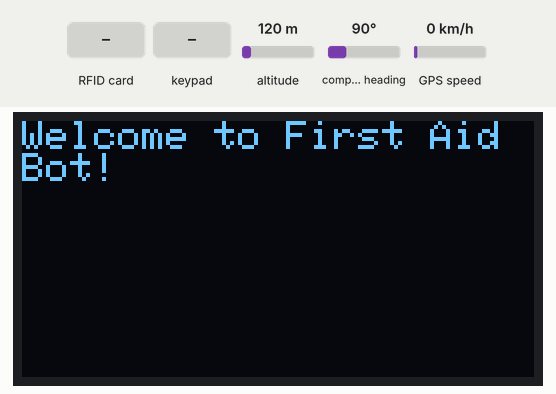
Bench run of a sketch on a simulated Arduino Uno, built with avr-gcc and run on an emulated ATmega328P. On the bench: 128×64 one-colour display. Inputs (shaded band) come from the test bench; at power-on: altitude 120 m, compass heading 90°, GPS speed 0 km/h. The display library's start-up logo is not drawn; the GPS gets a fix after 3 s at 37.7749, -122.4194 with 8 satellites; the audio player accepts every command and is not drawn; what the sketch prints to the serial monitor is not drawn.

Above: at 2.7 s.
At 4.3 s:
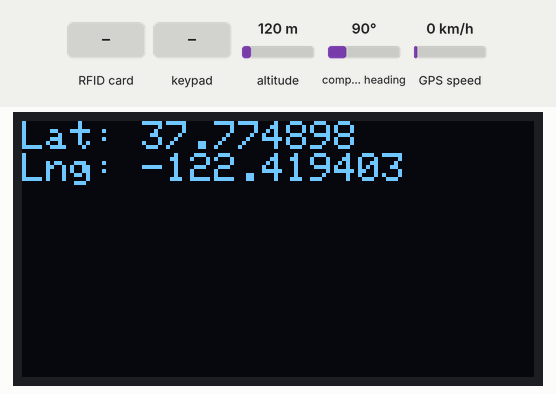
4.4 s: RFID card 5E 7A 19 C4 held to the reader
At 6.1 s:
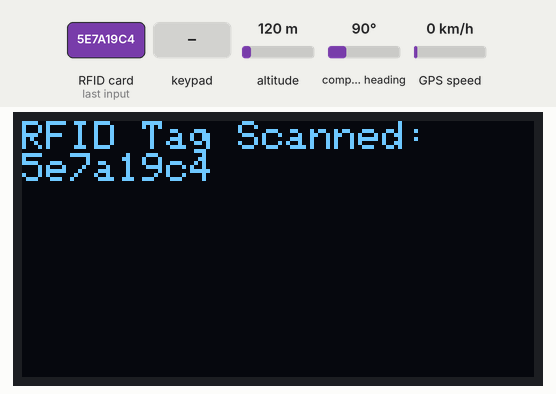
9.3 s: key '6' pressed
At 9.91 s:
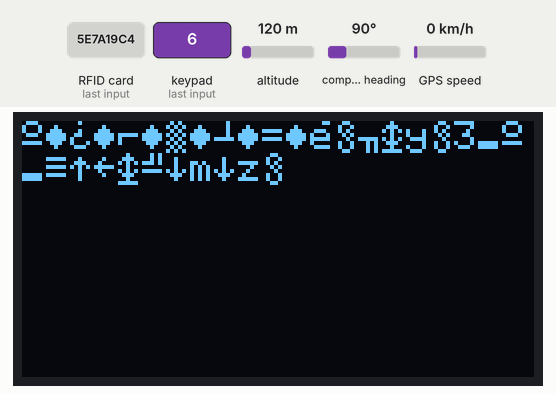
11.4 s: keypad keys 5 4 3 pressed 0.542 s apart
Timing chart, 0 to 14.4 s (numbered marks = the images above; inputs shaded):
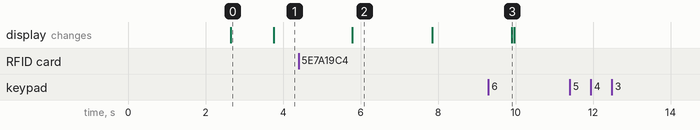

The sketch:

a.ino
```cpp
#include <Wire.h>
#include <Adafruit_GFX.h>
#include <Adafruit_SSD1306.h>
#include <Keypad.h>
#include <MFRC522.h>
#include <TinyGPS++.h>
#include <SoftwareSerial.h>
#include <DFRobotDFPlayerMini.h>

// OLED Display settings
#define SCREEN_WIDTH 128
#define SCREEN_HEIGHT 64
#define OLED_RESET    -1
#define SSD1306_I2C_ADDRESS 0x3C  // Set your I2C address here
Adafruit_SSD1306 display(SCREEN_WIDTH, SCREEN_HEIGHT, &Wire, OLED_RESET);

// RFID settings
#define RST_PIN 9
#define SS_PIN 10
MFRC522 mfrc522(SS_PIN, RST_PIN);

// Keypad settings
const byte ROW_NUM = 4;
const byte COLUMN_NUM = 3;
char keys[ROW_NUM][COLUMN_NUM] = {
  {'1', '2', '3'},
  {'4', '5', '6'},
  {'7', '8', '9'},
  {'*', '0', '#'}
};
byte pin_rows[ROW_NUM] = {9, 8, 7, 6};
byte pin_column[COLUMN_NUM] = {5, 4, 3};
Keypad keypad = Keypad(makeKeymap(keys), pin_rows, pin_column, ROW_NUM, COLUMN_NUM);

// GPS settings
TinyGPSPlus gps;
SoftwareSerial ss(4, 3); // RX, TX for GPS module

// DFPlayer Mini settings for Voice Assistant
SoftwareSerial mySoftwareSerial(11, 12);  // RX, TX for DFPlayer Mini
DFRobotDFPlayerMini myDFPlayer;

// Sample hospital data
const char hospitals[][30] PROGMEM = {
  "City Hospital - 3 km",
  "Green Health Clinic - 2 km",
  "Care Plus Medical Center - 5 km"
};

// First Aid Problem and Solution Database
const char problems[][50] PROGMEM = {
  "1. Bleeding: Apply pressure.",
  "2. Burn: Run under cold water.",
  "3. Choking: Heimlich maneuver."
};

const char solutions[][50] PROGMEM = {
  "Apply direct pressure to stop bleeding.",
  "Cool burn with water, don't apply ice.",
  "Perform Heimlich if airway is blocked."
};

void setup() {
  // Initialize serial communication
  Serial.begin(9600);

  // Initialize OLED display
  if (!display.begin(SSD1306_I2C_ADDRESS, OLED_RESET)) {
    Serial.println(F("SSD1306 allocation failed"));
    for (;;);
  }
  display.display();
  delay(2000);

  // Initialize RFID
  SPI.begin();
  mfrc522.PCD_Init();
  Serial.println(F("RFID scanner initialized."));

  // Initialize Keypad
  display.clearDisplay();
  display.setTextSize(1);
  display.setTextColor(SSD1306_WHITE);

  // Initialize GPS
  ss.begin(9600); // GPS baud rate

  // Initialize DFPlayer Mini
  mySoftwareSerial.begin(9600);
  if (!myDFPlayer.begin(mySoftwareSerial)) {
    Serial.println(F("DFPlayer Mini not found."));
    while (true);
  }
  myDFPlayer.volume(15); // Set volume (0 to 30)

  // Welcome Message on OLED and Voice Assistant
  display.clearDisplay();
  display.setCursor(0, 0);
  display.println(F("Welcome to First Aid Bot!"));
  display.display();

  // Voice prompt
  myDFPlayer.play(1); // Play the first audio file (pre-recorded on SD card)
}

void loop() {
  // Read keypad input
  char key = keypad.getKey();
  if (key) {
    handleKeyPress(key);
  }

  // GPS reading
  while (ss.available() > 0) {
    gps.encode(ss.read());
  }

  // If GPS has enough data, display location
  if (gps.location.isUpdated()) {
    displayLocation();
  }

  // RFID scanning
  if (mfrc522.PICC_IsNewCardPresent()) {
    if (mfrc522.PICC_ReadCardSerial()) {
      String rfidTag = getRFIDTag();
      displayRFIDInfo(rfidTag);
    }
  }
}

void handleKeyPress(char key) {
  display.clearDisplay();
  display.setCursor(0, 0);

  if (key >= '1' && key <= '9') {
    int index = key - '1';
    char problem[50];
    char solution[50];
    strcpy_P(problem, (char *)pgm_read_word(&(problems[index])));
    strcpy_P(solution, (char *)pgm_read_word(&(solutions[index])));
    display.println(problem);
    display.println(solution);
  }

  if (key == '1') {  // Show nearby hospitals on key press '1'
    display.clearDisplay();
    display.setCursor(0, 0);
    for (int i = 0; i < 3; i++) {
      char hospital[30];
      strcpy_P(hospital, (char *)pgm_read_word(&(hospitals[i])));
      display.println(hospital);
    }
    myDFPlayer.play(2); // Play the hospital information audio file
  }

  display.display();
}

String getRFIDTag() {
  String rfidTag = "";
  for (byte i = 0; i < mfrc522.uid.size; i++) {
    rfidTag += String(mfrc522.uid.uidByte[i], HEX);
  }
  return rfidTag;
}

void displayRFIDInfo(String rfidTag) {
  display.clearDisplay();
  display.setCursor(0, 0);
  display.println(F("RFID Tag Scanned:"));
  display.println(rfidTag);  // Display the RFID tag
  display.display();
  delay(2000); // Pause for 2 seconds
}

void displayLocation() {
  display.clearDisplay();
  display.setCursor(0, 0);
  display.print(F("Lat: "));
  display.println(gps.location.lat(), 6); // Latitude
  display.print(F("Lng: "));
  display.println(gps.location.lng(), 6); // Longitude
  display.display();
  delay(2000); // Pause for 2 seconds
}
```

Measured:
- after the input at 4.4 s, the display: changes after 1.4 s (image 2)
- after the input at 9.3 s, the display: changes after 0.61 s (image 3)
- what the display in image 0 shows lasts 1.2 s, from 2.6 s to 3.8 s
- what the display in image 2 shows lasts 2.1 s, from 5.8 s to 7.9 s
